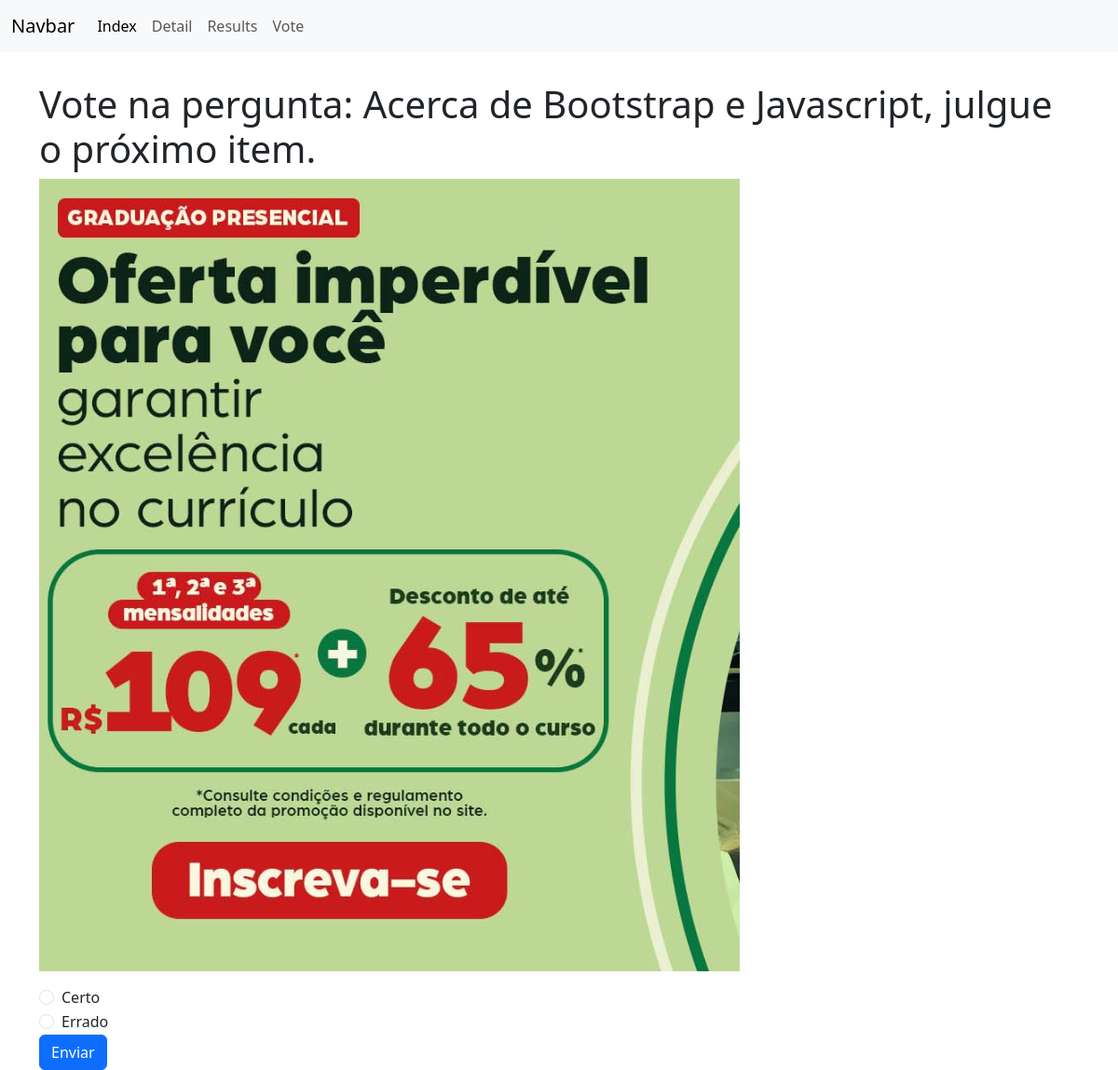
The page /polls/1/vote/ on the database its author committed.
### polls/models.py (models this page shows)
class Question(models.Model):
    question_text = models.CharField(max_length=200)
    pub_date = models.DateTimeField('date published')
    imagem = models.ImageField(upload_to ='uploads/', default="")

class Choice(models.Model):
    question = models.ForeignKey(Question, on_delete=models.CASCADE)
    choice_text = models.CharField(max_length=200)
    votes = models.IntegerField(default=0)

### polls/views.py (the view, shortened to what this page needs)
# urls.py: path('<int:question_id>/vote/', views.vote, name='vote'),
def vote(request, question_id):
    questao = Question.objects.get(id=question_id)
    opcoes = Choice.objects.filter(question = question_id)
    context = {
        'pergunta': questao,
        'respostas': opcoes
    }
    return render(request, 'vote.html', context)

### polls/templates/vote.html (shortened to what this page needs)
{% extends "base.html" %}
{% block body %}
<h1>Vote na pergunta: {{pergunta.question_text}}</h1>
<p>
    <img src="{{pergunta.imagem.url}}">
</p>
<div>
    <form action="" method="post">
        {% for resposta in respostas %}
        <div class="form-check">
            <input class="form-check-input" type="radio" name="voto" value="{{ resposta.id }}">
            <label class="form-check-label">
                {{ resposta.choice_text }}
            </label>
        </div>
        {% endfor %}
        <button type="submit" class="btn btn-primary">Enviar</button>
    </form>
</div>
{% endblock %}

### rows shown on the page
Question: question_text "Acerca de Bootstrap e Javascript, julgue o próximo item.", imagem (picture)
Choice: choice_text "Certo"
Choice: choice_text "Errado"
